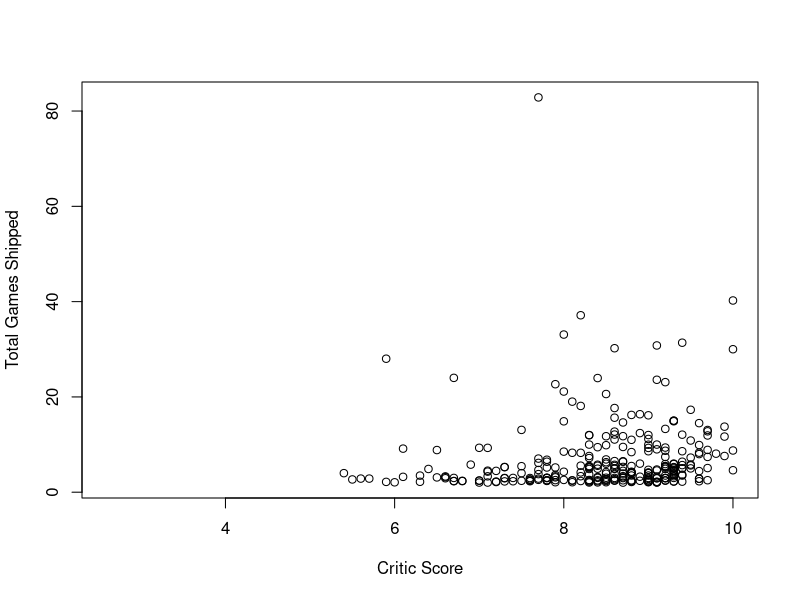

Recreate this plot in R.
## ---- chunk 1
vgsales <- read.csv("vgsales.csv")
## ---- chunk 2
plot(vgsales$Critic_Score, vgsales$Total_Shipped, xlab = 'Critic Score', ylab = 'Total Games Shipped')
